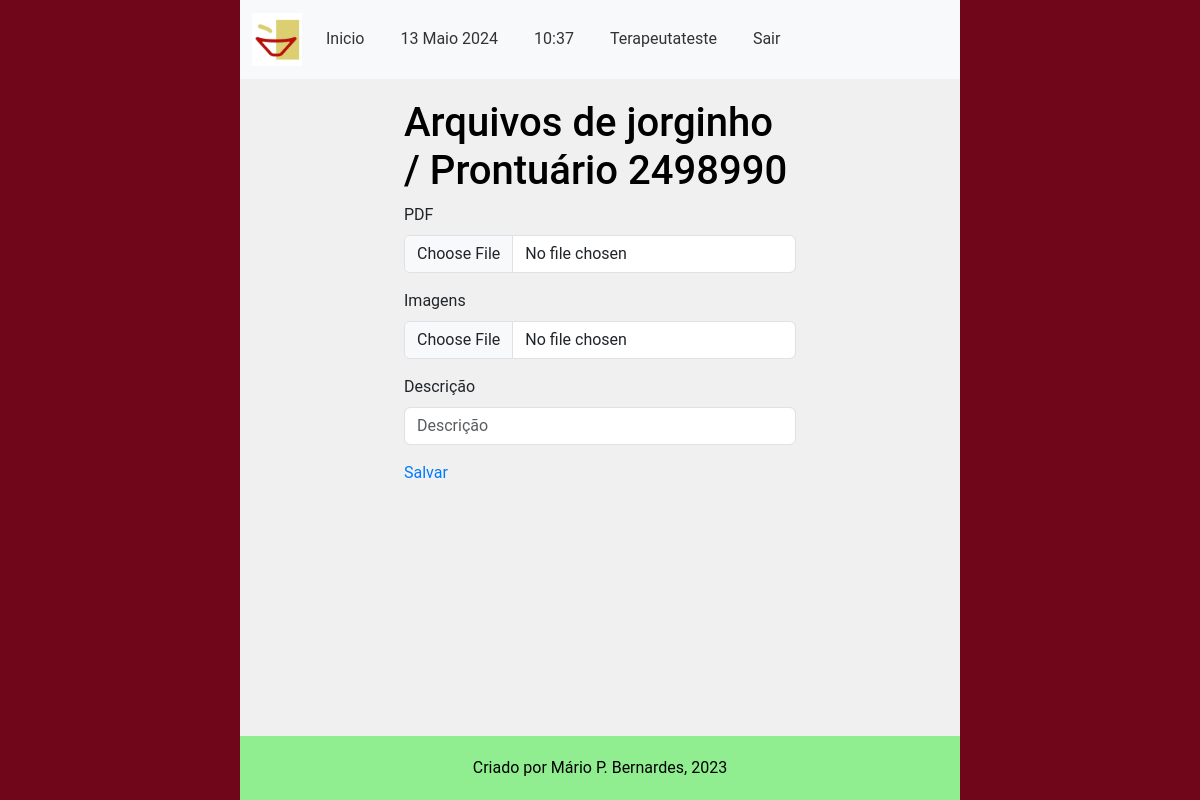
Page /main/enviar_arquivo_paciente/2498990 (signed in) on the committed database.
### accounts/models.py (models this page shows, shortened)
class CustomUser(AbstractUser):
    email = models.EmailField(unique=True, verbose_name='E-mail')
    phone_number = models.CharField(max_length=11, unique=True, verbose_name='Telefone', validators=[
        validate_numbers, MinLengthValidator(limit_value=11), MaxLengthValidator(limit_value=11)
    ])
    require_otp_login = models.BooleanField(null=False, default=True)  # TODO trocar pra False
    otp = models.CharField(max_length=6, null=True, blank=True)

### main/models.py (models this page shows, shortened)
class CadastroPacientes(models.Model):
    nome = models.CharField(verbose_name='Nome do Paciente', max_length=100,
                            validators=[validate_letters, MinLengthValidator(limit_value=5)])
    prontuario_numero = models.CharField(verbose_name='Nº de Prontuario', max_length=7,
                                         default=create_prontuario_numero,
                                         unique=True, validators=[validate_numbers, MinLengthValidator(limit_value=7)])
    nascimento = models.DateField(verbose_name='Data de Nascimento', help_text='dd/mm/aaaa',
                                  validators=[validate_date_past])
    responsavel_legal = models.CharField(verbose_name='Responsável Legal', max_length=100,
                                         null=True, blank=True, validators=[validate_letters,
                                                                            MinLengthValidator(limit_value=5)])
    cpf_responsavel_legal = models.CharField(verbose_name='CPF do Responsável', max_length=11, blank=True, null=True,
                                             validators=[validate_numbers, MinLengthValidator(limit_value=11)])
    data_inicio = models.DateField(verbose_name='Data de Inicio', help_text='dd/mm/aaaa', default=datetime.now)
    data_final = models.DateField(verbose_name='Data do Desligamento', help_text='dd/mm/aaaa', blank=True, null=True,
                                  validators=[validate_date_past])
    desligado = models.BooleanField(verbose_name='Desligado', help_text='Paciente desligado', default=False)
    cpf_numero = models.CharField(verbose_name='CPF', max_length=11, unique=True,
                                  help_text="CPF de menores consta na Certidão de Nascimento",
                                  validators=[validate_numbers, MinLengthValidator(limit_value=11)])
    MOD_CHOICES = (
        (0, 'Individual'),
        (1, 'Grupo'),
        (2, 'Casal'),
    )
    modalidade_atendimento = models.IntegerField(verbose_name='Modalidade', choices=MOD_CHOICES, default=0)
    grupo = models.ForeignKey(
        'CadastroGrupos',
        related_name='membros',
        on_delete=models.PROTECT,
        blank=True,
        null=True
    )
    convenio = models.ForeignKey(
        'ConveniosAceitos',
        related_name='pacientes',
        on_delete=models.PROTECT
    )
    carteirinha_convenio = models.CharField(verbose_name='Número do Convênio',
                                            max_length=50, blank=True, null=True,
                                            validators=[validate_numbers, MinLengthValidator(limit_value=7)])
    terapeuta = models.ForeignKey(
        'CadastroProfissionais',
        related_name='pacientes',
        on_delete=models.PROTECT
    )
    endereco_rua = models.CharField(verbose_name='Endereço', max_length=100,
                                    validators=[MinLengthValidator(limit_value=10)])
    endereco_bairro = models.CharField(verbose_name='Bairro', max_length=50,
                                       validators=[MinLengthValidator(limit_value=3)])
    endereco_numero = models.CharField(verbose_name='Número', max_length=7, validators=[validate_numbers])
    endereco_complemento = models.CharField(verbose_name='Complemento', max_length=100,
                                            validators=[MinLengthValidator(limit_value=4)])
    telefone_numero = models.CharField(verbose_name='Telefone', max_length=11,
                                       validators=[validate_numbers, MinLengthValidator(limit_value=11)])
    cidade = models.CharField(verbose_name='Cidade', max_length=100, validators=[validate_letters,
                                                                                 MinLengthValidator(limit_value=3)])
    cep_numero = models.CharField(verbose_name='CEP', max_length=8, validators=[validate_numbers,
                                                                                MinLengthValidator(limit_value=8)])
    email = models.EmailField(verbose_name='E-mail')
    observacoes = models.TextField(verbose_name='Observações', blank=True, null=True)
    objects = models.Manager()
    class Meta:
        verbose_name = 'Paciente'
        verbose_name_plural = 'Pacientes'
        ordering = ["nome"]
        permissions = [
            ('transfer_pac', 'Transferir Paciente (Terapeutas)'),
            ('deslig_pac', 'Desligar Paciente (Terapeutas)'),
            ('add_pac_group', 'Adicionar Paciente a Grupo (Terapeutas)'),
            ('remove_pac_from_group', 'Remover Paciente de um Grupo (Terapeutas)')
        ]

### main/views.py (the view, shortened to what this page needs)
@login_required(login_url="/accounts/login")
def paciente_media_upload(request, prontuario_numero: str):
    if request.method != 'POST':
        return render_paciente_media_form(request, prontuario_numero)

### main/services/pacientes_services.py (called while the page is built)
def get_current_paciente(prontuario_numero: str) -> CadastroPacientes:
    current_paciente = CadastroPacientes.objects.get(prontuario_numero=prontuario_numero)
    return current_paciente

### main/views.py (called while the page is built)
def render_paciente_media_form(request, prontuario_numero: str, paciente_media_form=None):
    current_paciente = get_current_paciente(prontuario_numero)
    if not paciente_media_form:
        paciente_media_form = PacienteMediaUploadForm
    context = {
        'form': paciente_media_form,
        'paciente': current_paciente
    }
    return render(request, 'paciente_upload_media.html', context)

### main/templates/paciente_upload_media.html (shortened to what this page needs)
{% extends 'middleman1.html' %}
{% load bootstrap5 %}
{% load static%}
        {% block content %}
            <h1 class="text-body-emphasis">
                Arquivos de {{ paciente.nome }} / Prontuário {{ paciente.prontuario_numero }}
            </h1>
            {% if sucesso %}
                <p class="alert alert-success">
                    Adicionado com Sucesso! <br>
                    <a href="{% url 'main:homepage' %}"> Voltar ao Inicio </a>
                </p>
            {% else %}
            <form action="" method="POST" enctype="multipart/form-data" id="form" novalidate>
                {% bootstrap_form form %}
                <button type="submit" class="btn btn-primary btn-block">
                    Salvar
                </button>
            </form>
            {% endif %}
        {% endblock %}

### main/templates/middleman1.html (shortened to what this page needs)
{% load static %}
{% load django_bootstrap5 %}
{% bootstrap_css %}
<!DOCTYPE html>
<html lang="pt-br">
<head>
    <link rel="stylesheet" type="text/css" href="{% static 'main_style.css' %}">
</head>
<body>
    <div class="page-container">
        <header>
            <nav class="navbar navbar-expand-lg navbar-light bg-light">
                <div class="container">
                <a class="navbar-brand" href="{% static 'fav.icon.jpeg' %}">
                    <img src="{% static 'fav.icon.jpeg' %}" alt="Your Logo" style="width: 50px; height: auto;" >
                </a>
                    <div class="collapse navbar-collapse text-dark" id="navbarNav">
                        <ul class="navbar-nav">
                            <li class="nav-item">
                                <a class="nav-link" href="{% url 'main:homepage' %}">Inicio</a>
                            </li>
                            <li class="nav-item">
                    <span class="nav-link">
                        {% now "j F Y" %}
                    </span>
                </li>
                <li class="nav-item">
                    <span class="nav-link">
                        {% now "H:i" %}
                    </span>
                </li>
                <li class="nav-item">
                    <span class="nav-link">
                        {% if user.is_authenticated %}
                            {{ user.username }}
                        {% endif %}
                    </span>
                </li>
                <li class="nav-item">
                                <a class="nav-link" href="{% url 'accounts:logout' %}">Sair</a>
                            </li>
                        </ul>
                    </div>
                </div>
            </nav>
        </header>
        <main class="main-content">
            {% block content %}{% endblock %}
        </main>
        <footer class="footer">
            Criado por Mário P. Bernardes, 2023
        </footer>
    </div>
</body>
</html>

### main/static/main_style.css (style rules this page uses)
body { font-family: roboto; font-size: 16px; background-color: #f0f0f0; margin: 0; padding: 0; }
.page-container { border-left: 20vw solid #70061a; border-right: 20vw solid #70061a; min-height: 100vh; box-sizing: border-box; display: flex; flex-direction: column; }
.main-content { width: 60%; margin: 0 auto; padding: 20px; flex-grow: 1; }
.navbar { background-color: #333; color: #fff; }
.navbar-brand { font-size: 24px; }
.navbar-nav { list-style-type: none; padding: 0; }
.nav-item { margin-right: 20px; }
.nav-link { color: #333; }
.btn-primary { background-color: transparent; color: #007bff; border: none; padding: 0; }
.footer { background-color: lightgreen; color: #000; padding: 20px 0; text-align: center; flex-shrink: 0; }

### rows in the picture
CustomUser: username "Terapeutateste"
CadastroPacientes: nome "jorginho", prontuario_numero "2498990"
